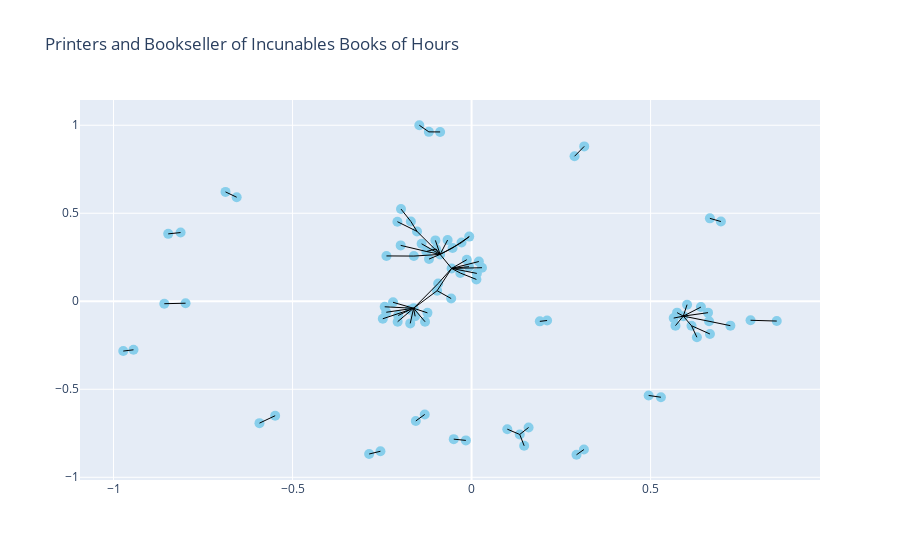

Source (notebook cell):
### Markdown cell above
Creating an interactive graph

### Code cell
import plotly
import plotly.express as px
import plotly.io as pio
from plotly.subplots import make_subplots
import plotly.graph_objects as go
print("plotly : ", plotly.__version__)


# Compute node positions using the spring layout algorithm
pos = nx.spring_layout(G)

# Create a Plotly figure
fig = go.Figure()

# Add nodes to the figure using go.Scatter
for node, (x, y) in pos.items():
    fig.add_trace(go.Scatter(
        x=[x],
        y=[y],
        mode='markers',
        marker=dict(size=10, color='skyblue'),
        text=node,
        hoverinfo='text'
    ))

# Add edges to the figure using go.Scatter
for edge in G.edges():
    x0, y0 = pos[edge[0]]
    x1, y1 = pos[edge[1]]

    fig.add_trace(go.Scatter(
        x=[x0, x1, None],
        y=[y0, y1, None],
        mode='lines',
        line=dict(color='black', width=1),
        hoverinfo='none'
    ))

# Set layout options
fig.update_layout(
    showlegend=False,
    title='Printers and Bookseller of Incunables Books of Hours',
    hovermode='closest'
)

# Show the figure
fig.show()


# Write the figure to an HTML file
pio.write_html(fig, file='GW-Printers-Booksellers-interactive_network_graph.html')

### Figure 1 — Plotly figure (JSON) as saved in the notebook; plotly's stock layout.template omitted (floating-point values rounded to 4 significant figures)
{"data": [{"hoverinfo": "text", "marker": {"color": "skyblue", "size": 10}, "mode": "markers", "text": "Julian Notary, Jean Barbier und I. H.", "type": "scatter", "x": [0.8524], "y": [-0.1124]}, {"hoverinfo": "text", "marker": {"color": "skyblue", "size": 10}, "mode": "markers", "text": "Wynkyn de Worde", "type": "scatter", "x": [0.7792], "y": [-0.108]}, {"hoverinfo": "text", "marker": {"color": "skyblue", "size": 10}, "mode": "markers", "text": "Nicolaus de Benedictis", "type": "scatter", "x": [-0.08785], "y": [0.962]}, {"hoverinfo": "text", "marker": {"color": "skyblue", "size": 10}, "mode": "markers", "text": "Boninus de Boninis", "type": "scatter", "x": [-0.1193], "y": [0.9624]}, {"hoverinfo": "text", "marker": {"color": "skyblue", "size": 10}, "mode": "markers", "text": "Jacobinus Suigus und Nicolaus de Benedictis", "type": "scatter", "x": [-0.1459], "y": [1]}, {"hoverinfo": "text", "marker": {"color": "skyblue", "size": 10}, "mode": "markers", "text": "Martin von Amsterdam", "type": "scatter", "x": [0.6656], "y": [0.4709]}, {"hoverinfo": "text", "marker": {"color": "skyblue", "size": 10}, "mode": "markers", "text": "Andreas Ihyracensis", "type": "scatter", "x": [0.6964], "y": [0.453]}, {"hoverinfo": "text", "marker": {"color": "skyblue", "size": 10}, "mode": "markers", "text": "Christian Preller", "type": "scatter", "x": [-0.8127], "y": [0.3903]}, {"hoverinfo": "text", "marker": {"color": "skyblue", "size": 10}, "mode": "markers", "text": "Antoine Gontier", "type": "scatter", "x": [-0.8473], "y": [0.383]}, {"hoverinfo": "text", "marker": {"color": "skyblue", "size": 10}, "mode": "markers", "text": "Friedrich Peypus", "type": "scatter", "x": [0.2876], "y": [0.8239]}, {"hoverinfo": "text", "marker": {"color": "skyblue", "size": 10}, "mode": "markers", "text": "Johann Koberger", "type": "scatter", "x": [0.3147], "y": [0.8799]}, {"hoverinfo": "text", "marker": {"color": "skyblue", "size": 10}, "mode": "markers", "text": "Guillaume Anabat", "type": "scatter", "x": [-0.9729], "y": [-0.2828]}, {"hoverinfo": "text", "marker": {"color": "skyblue", "size": 10}, "mode": "markers", "text": "Gilles und Germain Hardouyn", "type": "scatter", "x": [-0.9442], "y": [-0.2758]}, {"hoverinfo": "text", "marker": {"color": "skyblue", "size": 10}, "mode": "markers", "text": "André Bocard", "type": "scatter", "x": [-0.05299], "y": [0.3026]}, {"hoverinfo": "text", "marker": {"color": "skyblue", "size": 10}, "mode": "markers", "text": "Antoine Vérard(?)", "type": "scatter", "x": [-0.006484], "y": [0.3673]}, {"hoverinfo": "text", "marker": {"color": "skyblue", "size": 10}, "mode": "markers", "text": "André Bocard(?)", "type": "scatter", "x": [-0.06695], "y": [0.3479]}, {"hoverinfo": "text", "marker": {"color": "skyblue", "size": 10}, "mode": "markers", "text": "Antoine Vérard", "type": "scatter", "x": [-0.08776], "y": [0.2663]}, {"hoverinfo": "text", "marker": {"color": "skyblue", "size": 10}, "mode": "markers", "text": "Antoine Caillaut", "type": "scatter", "x": [-0.09917], "y": [0.2971]}, {"hoverinfo": "text", "marker": {"color": "skyblue", "size": 10}, "mode": "markers", "text": "Antoine Chappiel", "type": "scatter", "x": [-0.5924], "y": [-0.6924]}, {"hoverinfo": "text", "marker": {"color": "skyblue", "size": 10}, "mode": "markers", "text": "Germain Hardouyn", "type": "scatter", "x": [-0.5485], "y": [-0.65]}, {"hoverinfo": "text", "marker": {"color": "skyblue", "size": 10}, "mode": "markers", "text": "Jean Du Pré", "type": "scatter", "x": [-0.1263], "y": [0.2829]}, {"hoverinfo": "text", "marker": {"color": "skyblue", "size": 10}, "mode": "markers", "text": "Denis Meslier", "type": "scatter", "x": [-0.198], "y": [0.3175]}, {"hoverinfo": "text", "marker": {"color": "skyblue", "size": 10}, "mode": "markers", "text": "Ulrich Gering und Berthold Remboldt", "type": "scatter", "x": [-0.2479], "y": [-0.09931]}, {"hoverinfo": "text", "marker": {"color": "skyblue", "size": 10}, "mode": "markers", "text": "Simon Vostre", "type": "scatter", "x": [-0.1725], "y": [-0.04831]}, {"hoverinfo": "text", "marker": {"color": "skyblue", "size": 10}, "mode": "markers", "text": "Johann Higman", "type": "scatter", "x": [-0.1308], "y": [-0.6431]}, {"hoverinfo": "text", "marker": {"color": "skyblue", "size": 10}, "mode": "markers", "text": "Willem Houtmaert in Antwerpen", "type": "scatter", "x": [-0.1557], "y": [-0.6799]}, {"hoverinfo": "text", "marker": {"color": "skyblue", "size": 10}, "mode": "markers", "text": "Nicolas Higman", "type": "scatter", "x": [-0.205], "y": [-0.08083]}, {"hoverinfo": "text", "marker": {"color": "skyblue", "size": 10}, "mode": "markers", "text": "Etienne Jehannot", "type": "scatter", "x": [-0.0557], "y": [0.1866]}, {"hoverinfo": "text", "marker": {"color": "skyblue", "size": 10}, "mode": "markers", "text": "Johannes de Campis in Cambrai", "type": "scatter", "x": [0.02907], "y": [0.1908]}, {"hoverinfo": "text", "marker": {"color": "skyblue", "size": 10}, "mode": "markers", "text": "Pierre Regnault in Caen", "type": "scatter", "x": [-0.09321], "y": [0.1013]}, {"hoverinfo": "text", "marker": {"color": "skyblue", "size": 10}, "mode": "markers", "text": "Jean Petit", "type": "scatter", "x": [0.02039], "y": [0.2258]}, {"hoverinfo": "text", "marker": {"color": "skyblue", "size": 10}, "mode": "markers", "text": "Denis Roce", "type": "scatter", "x": [-0.00704], "y": [0.1965]}, {"hoverinfo": "text", "marker": {"color": "skyblue", "size": 10}, "mode": "markers", "text": "die Brüder de Marnef", "type": "scatter", "x": [-0.0962], "y": [0.05991]}, {"hoverinfo": "text", "marker": {"color": "skyblue", "size": 10}, "mode": "markers", "text": "Pierre Pasquier", "type": "scatter", "x": [0.01475], "y": [0.1583]}, {"hoverinfo": "text", "marker": {"color": "skyblue", "size": 10}, "mode": "markers", "text": "Jean Poitevin", "type": "scatter", "x": [-0.0315], "y": [0.1605]}, {"hoverinfo": "text", "marker": {"color": "skyblue", "size": 10}, "mode": "markers", "text": "Gilles Hardouyn", "type": "scatter", "x": [-0.01336], "y": [0.2362]}, {"hoverinfo": "text", "marker": {"color": "skyblue", "size": 10}, "mode": "markers", "text": "Jean Jehannot", "type": "scatter", "x": [0.2931], "y": [-0.872]}, {"hoverinfo": "text", "marker": {"color": "skyblue", "size": 10}, "mode": "markers", "text": "Nicolaus Lecomte", "type": "scatter", "x": [0.3138], "y": [-0.8424]}, {"hoverinfo": "text", "marker": {"color": "skyblue", "size": 10}, "mode": "markers", "text": "Thielmann Kerver", "type": "scatter", "x": [0.5913], "y": [-0.0845]}, {"hoverinfo": "text", "marker": {"color": "skyblue", "size": 10}, "mode": "markers", "text": "Robert Macé in Caen", "type": "scatter", "x": [0.6633], "y": [-0.1136]}, {"hoverinfo": "text", "marker": {"color": "skyblue", "size": 10}, "mode": "markers", "text": "Gilles Remacle", "type": "scatter", "x": [0.574], "y": [-0.06453]}, {"hoverinfo": "text", "marker": {"color": "skyblue", "size": 10}, "mode": "markers", "text": "Hugues Pageot in Dijon", "type": "scatter", "x": [0.6019], "y": [-0.01939]}, {"hoverinfo": "text", "marker": {"color": "skyblue", "size": 10}, "mode": "markers", "text": "Guillaume Eustace", "type": "scatter", "x": [0.5646], "y": [-0.09555]}, {"hoverinfo": "text", "marker": {"color": "skyblue", "size": 10}, "mode": "markers", "text": "Jean Petit in Paris und Pierre Cochery in Le Mans", "type": "scatter", "x": [0.5695], "y": [-0.1384]}, {"hoverinfo": "text", "marker": {"color": "skyblue", "size": 10}, "mode": "markers", "text": "Gauche Preta in Châlons", "type": "scatter", "x": [0.6604], "y": [-0.06473]}, {"hoverinfo": "text", "marker": {"color": "skyblue", "size": 10}, "mode": "markers", "text": "sich selbst, Gilles Remacle und Guillaume Eustace", "type": "scatter", "x": [0.6406], "y": [-0.03304]}, {"hoverinfo": "text", "marker": {"color": "skyblue", "size": 10}, "mode": "markers", "text": "Pierre Le Dru und Etienne Jehannot", "type": "scatter", "x": [-0.2545], "y": [-0.8521]}, {"hoverinfo": "text", "marker": {"color": "skyblue", "size": 10}, "mode": "markers", "text": "Robin Challot", "type": "scatter", "x": [-0.286], "y": [-0.8677]}, {"hoverinfo": "text", "marker": {"color": "skyblue", "size": 10}, "mode": "markers", "text": "Pierre Le Dru(?)", "type": "scatter", "x": [0.01348], "y": [0.1241]}, {"hoverinfo": "text", "marker": {"color": "skyblue", "size": 10}, "mode": "markers", "text": "Guillaume Le Rouge", "type": "scatter", "x": [-0.1011], "y": [0.3458]}, {"hoverinfo": "text", "marker": {"color": "skyblue", "size": 10}, "mode": "markers", "text": "Pierre Le Rouge(?)", "type": "scatter", "x": [-0.1188], "y": [0.2398]}, {"hoverinfo": "text", "marker": {"color": "skyblue", "size": 10}, "mode": "markers", "text": "Pierre Le Rouge", "type": "scatter", "x": [-0.01589], "y": [-0.7904]}, {"hoverinfo": "text", "marker": {"color": "skyblue", "size": 10}, "mode": "markers", "text": "Vincent Commin", "type": "scatter", "x": [-0.04973], "y": [-0.7833]}, {"hoverinfo": "text", "marker": {"color": "skyblue", "size": 10}, "mode": "markers", "text": "Pierre Levet", "type": "scatter", "x": [-0.1395], "y": [0.3265]}, {"hoverinfo": "text", "marker": {"color": "skyblue", "size": 10}, "mode": "markers", "text": "Guy Marchant", "type": "scatter", "x": [-0.028], "y": [0.3335]}, {"hoverinfo": "text", "marker": {"color": "skyblue", "size": 10}, "mode": "markers", "text": "Jean Morand(?)", "type": "scatter", "x": [-0.1612], "y": [0.2568]}, {"hoverinfo": "text", "marker": {"color": "skyblue", "size": 10}, "mode": "markers", "text": "Jean de Coulonces bzw. Robin Challot", "type": "scatter", "x": [-0.2377], "y": [0.2576]}, {"hoverinfo": "text", "marker": {"color": "skyblue", "size": 10}, "mode": "markers", "text": "Jean Morand", "type": "scatter", "x": [-0.1523], "y": [0.3968]}, {"hoverinfo": "text", "marker": {"color": "skyblue", "size": 10}, "mode": "markers", "text": "Geoffroi de Marnef", "type": "scatter", "x": [-0.1695], "y": [0.4534]}, {"hoverinfo": "text", "marker": {"color": "skyblue", "size": 10}, "mode": "markers", "text": "Enguilbert de Marnef und Jean Alexandre", "type": "scatter", "x": [-0.2071], "y": [0.4521]}, {"hoverinfo": "text", "marker": {"color": "skyblue", "size": 10}, "mode": "markers", "text": "Johann Philippi", "type": "scatter", "x": [0.6143], "y": [-0.139]}, {"hoverinfo": "text", "marker": {"color": "skyblue", "size": 10}, "mode": "markers", "text": "Thielmann Kerver in Paris und Jean Richard in Rouen", "type": "scatter", "x": [0.6658], "y": [-0.1859]}, {"hoverinfo": "text", "marker": {"color": "skyblue", "size": 10}, "mode": "markers", "text": "Jacques Bezanceau in Poitiers und Thielmann Kerver in Paris", "type": "scatter", "x": [0.6294], "y": [-0.2044]}, {"hoverinfo": "text", "marker": {"color": "skyblue", "size": 10}, "mode": "markers", "text": "Philippe Pigouchet", "type": "scatter", "x": [-0.162], "y": [-0.03973]}, {"hoverinfo": "text", "marker": {"color": "skyblue", "size": 10}, "mode": "markers", "text": "Philippe Pigouchet z.T.", "type": "scatter", "x": [-0.05692], "y": [0.01544]}, {"hoverinfo": "text", "marker": {"color": "skyblue", "size": 10}, "mode": "markers", "text": "sich selbst und die Brüder de Marnef", "type": "scatter", "x": [-0.2382], "y": [-0.06241]}, {"hoverinfo": "text", "marker": {"color": "skyblue", "size": 10}, "mode": "markers", "text": "Toussaint de Montjay", "type": "scatter", "x": [-0.1232], "y": [-0.06582]}, {"hoverinfo": "text", "marker": {"color": "skyblue", "size": 10}, "mode": "markers", "text": "Jean Richard in Rouen", "type": "scatter", "x": [-0.2426], "y": [-0.03138]}, {"hoverinfo": "text", "marker": {"color": "skyblue", "size": 10}, "mode": "markers", "text": "Jean Du Bois in Auxerre(?)", "type": "scatter", "x": [-0.13], "y": [-0.1162]}, {"hoverinfo": "text", "marker": {"color": "skyblue", "size": 10}, "mode": "markers", "text": "Macé Panthoul in Troyes", "type": "scatter", "x": [-0.1576], "y": [-0.08547]}, {"hoverinfo": "text", "marker": {"color": "skyblue", "size": 10}, "mode": "markers", "text": "Jean Magdalene in Metz", "type": "scatter", "x": [-0.2064], "y": [-0.1159]}, {"hoverinfo": "text", "marker": {"color": "skyblue", "size": 10}, "mode": "markers", "text": "Jean Lagache in Arras", "type": "scatter", "x": [-0.1713], "y": [-0.1257]}, {"hoverinfo": "text", "marker": {"color": "skyblue", "size": 10}, "mode": "markers", "text": "Narcisse Bruno", "type": "scatter", "x": [-0.2193], "y": [-0.005867]}, {"hoverinfo": "text", "marker": {"color": "skyblue", "size": 10}, "mode": "markers", "text": "Georg Wolff und Thielmann Kerver", "type": "scatter", "x": [-0.1971], "y": [0.5239]}, {"hoverinfo": "text", "marker": {"color": "skyblue", "size": 10}, "mode": "markers", "text": "Jacques Le Forestier", "type": "scatter", "x": [0.7229], "y": [-0.1386]}, {"hoverinfo": "text", "marker": {"color": "skyblue", "size": 10}, "mode": "markers", "text": "Peter Hagembach und Leonhard Hutz", "type": "scatter", "x": [0.4946], "y": [-0.5351]}, {"hoverinfo": "text", "marker": {"color": "skyblue", "size": 10}, "mode": "markers", "text": "Jacobus de Villa", "type": "scatter", "x": [0.5289], "y": [-0.5452]}, {"hoverinfo": "text", "marker": {"color": "skyblue", "size": 10}, "mode": "markers", "text": "Johann Emerich", "type": "scatter", "x": [0.1907], "y": [-0.1141]}, {"hoverinfo": "text", "marker": {"color": "skyblue", "size": 10}, "mode": "markers", "text": "Lucantonio Giunta", "type": "scatter", "x": [0.2109], "y": [-0.1093]}, {"hoverinfo": "text", "marker": {"color": "skyblue", "size": 10}, "mode": "markers", "text": "Johann Hamann", "type": "scatter", "x": [0.1345], "y": [-0.7567]}, {"hoverinfo": "text", "marker": {"color": "skyblue", "size": 10}, "mode": "markers", "text": "Gerard Barrevelt und Frederick Egmondt", "type": "scatter", "x": [0.1469], "y": [-0.821]}, {"hoverinfo": "text", "marker": {"color": "skyblue", "size": 10}, "mode": "markers", "text": "Johann Volkarth", "type": "scatter", "x": [0.1592], "y": [-0.7171]}, {"hoverinfo": "text", "marker": {"color": "skyblue", "size": 10}, "mode": "markers", "text": "Octavianus Scotus", "type": "scatter", "x": [0.0998], "y": [-0.7266]}, {"hoverinfo": "text", "marker": {"color": "skyblue", "size": 10}, "mode": "markers", "text": "Nicolas Jenson", "type": "scatter", "x": [-0.6872], "y": [0.6213]}, {"hoverinfo": "text", "marker": {"color": "skyblue", "size": 10}, "mode": "markers", "text": "? Raphael Zovenzonius", "type": "scatter", "x": [-0.6561], "y": [0.5912]}, {"hoverinfo": "text", "marker": {"color": "skyblue", "size": 10}, "mode": "markers", "text": "Andreas Torresanus", "type": "scatter", "x": [-0.7988], "y": [-0.01105]}, {"hoverinfo": "text", "marker": {"color": "skyblue", "size": 10}, "mode": "markers", "text": "Johann von Köln, Nicolas Jenson und Genossen", "type": "scatter", "x": [-0.8582], "y": [-0.01386]}, {"hoverinfo": "none", "line": {"color": "black", "width": 1}, "mode": "lines", "type": "scatter", "x": [0.8524, 0.7792, null], "y": [-0.1124, -0.108, null]}, {"hoverinfo": "none", "line": {"color": "black", "width": 1}, "mode": "lines", "type": "scatter", "x": [-0.08785, -0.1193, null], "y": [0.962, 0.9624, null]}, {"hoverinfo": "none", "line": {"color": "black", "width": 1}, "mode": "lines", "type": "scatter", "x": [-0.1193, -0.1459, null], "y": [0.9624, 1, null]}, {"hoverinfo": "none", "line": {"color": "black", "width": 1}, "mode": "lines", "type": "scatter", "x": [0.6656, 0.6964, null], "y": [0.4709, 0.453, null]}, {"hoverinfo": "none", "line": {"color": "black", "width": 1}, "mode": "lines", "type": "scatter", "x": [-0.8127, -0.8473, null], "y": [0.3903, 0.383, null]}, {"hoverinfo": "none", "line": {"color": "black", "width": 1}, "mode": "lines", "type": "scatter", "x": [0.2876, 0.3147, null], "y": [0.8239, 0.8799, null]}, {"hoverinfo": "none", "line": {"color": "black", "width": 1}, "mode": "lines", "type": "scatter", "x": [-0.9729, -0.9442, null], "y": [-0.2828, -0.2758, null]}, {"hoverinfo": "none", "line": {"color": "black", "width": 1}, "mode": "lines", "type": "scatter", "x": [-0.05299, -0.006484, null], "y": [0.3026, 0.3673, null]}, {"hoverinfo": "none", "line": {"color": "black", "width": 1}, "mode": "lines", "type": "scatter", "x": [-0.05299, -0.08776, null], "y": [0.3026, 0.2663, null]}, {"hoverinfo": "none", "line": {"color": "black", "width": 1}, "mode": "lines", "type": "scatter", "x": [-0.006484, -0.028, null], "y": [0.3673, 0.3335, null]}, {"hoverinfo": "none", "line": {"color": "black", "width": 1}, "mode": "lines", "type": "scatter", "x": [-0.06695, -0.08776, null], "y": [0.3479, 0.2663, null]}, {"hoverinfo": "none", "line": {"color": "black", "width": 1}, "mode": "lines", "type": "scatter", "x": [-0.08776, -0.09917, null], "y": [0.2663, 0.2971, null]}, {"hoverinfo": "none", "line": {"color": "black", "width": 1}, "mode": "lines", "type": "scatter", "x": [-0.08776, -0.1263, null], "y": [0.2663, 0.2829, null]}, {"hoverinfo": "none", "line": {"color": "black", "width": 1}, "mode": "lines", "type": "scatter", "x": [-0.08776, -0.0557, null], "y": [0.2663, 0.1866, null]}, {"hoverinfo": "none", "line": {"color": "black", "width": 1}, "mode": "lines", "type": "scatter", "x": [-0.08776, -0.1011, null], "y": [0.2663, 0.3458, null]}, {"hoverinfo": "none", "line": {"color": "black", "width": 1}, "mode": "lines", "type": "scatter", "x": [-0.08776, -0.1188, null], "y": [0.2663, 0.2398, null]}, {"hoverinfo": "none", "line": {"color": "black", "width": 1}, "mode": "lines", "type": "scatter", "x": [-0.08776, -0.1395, null], "y": [0.2663, 0.3265, null]}, {"hoverinfo": "none", "line": {"color": "black", "width": 1}, "mode": "lines", "type": "scatter", "x": [-0.08776, -0.028, null], "y": [0.2663, 0.3335, null]}, {"hoverinfo": "none", "line": {"color": "black", "width": 1}, "mode": "lines", "type": "scatter", "x": [-0.08776, -0.1612, null], "y": [0.2663, 0.2568, null]}, {"hoverinfo": "none", "line": {"color": "black", "width": 1}, "mode": "lines", "type": "scatter", "x": [-0.08776, -0.1523, null], "y": [0.2663, 0.3968, null]}, {"hoverinfo": "none", "line": {"color": "black", "width": 1}, "mode": "lines", "type": "scatter", "x": [-0.09917, -0.1263, null], "y": [0.2971, 0.2829, null]}, {"hoverinfo": "none", "line": {"color": "black", "width": 1}, "mode": "lines", "type": "scatter", "x": [-0.5924, -0.5485, null], "y": [-0.6924, -0.65, null]}, {"hoverinfo": "none", "line": {"color": "black", "width": 1}, "mode": "lines", "type": "scatter", "x": [-0.1263, -0.198, null], "y": [0.2829, 0.3175, null]}, {"hoverinfo": "none", "line": {"color": "black", "width": 1}, "mode": "lines", "type": "scatter", "x": [-0.2479, -0.1725, null], "y": [-0.09931, -0.04831, null]}, {"hoverinfo": "none", "line": {"color": "black", "width": 1}, "mode": "lines", "type": "scatter", "x": [-0.1725, -0.205, null], "y": [-0.04831, -0.08083, null]}, {"hoverinfo": "none", "line": {"color": "black", "width": 1}, "mode": "lines", "type": "scatter", "x": [-0.1725, -0.162, null], "y": [-0.04831, -0.03973, null]}, {"hoverinfo": "none", "line": {"color": "black", "width": 1}, "mode": "lines", "type": "scatter", "x": [-0.1308, -0.1557, null], "y": [-0.6431, -0.6799, null]}, {"hoverinfo": "none", "line": {"color": "black", "width": 1}, "mode": "lines", "type": "scatter", "x": [-0.0557, 0.02907, null], "y": [0.1866, 0.1908, null]}, {"hoverinfo": "none", "line": {"color": "black", "width": 1}, "mode": "lines", "type": "scatter", "x": [-0.0557, -0.09321, null], "y": [0.1866, 0.1013, null]}, {"hoverinfo": "none", "line": {"color": "black", "width": 1}, "mode": "lines", "type": "scatter", "x": [-0.0557, 0.02039, null], "y": [0.1866, 0.2258, null]}, {"hoverinfo": "none", "line": {"color": "black", "width": 1}, "mode": "lines", "type": "scatter", "x": [-0.0557, -0.00704, null], "y": [0.1866, 0.1965, null]}, {"hoverinfo": "none", "line": {"color": "black", "width": 1}, "mode": "lines", "type": "scatter", "x": [-0.0557, -0.0962, null], "y": [0.1866, 0.05991, null]}, {"hoverinfo": "none", "line": {"color": "black", "width": 1}, "mode": "lines", "type": "scatter", "x": [-0.0557, 0.01475, null], "y": [0.1866, 0.1583, null]}, {"hoverinfo": "none", "line": {"color": "black", "width": 1}, "mode": "lines", "type": "scatter", "x": [-0.0557, -0.0315, null], "y": [0.1866, 0.1605, null]}, {"hoverinfo": "none", "line": {"color": "black", "width": 1}, "mode": "lines", "type": "scatter", "x": [-0.0557, -0.01336, null], "y": [0.1866, 0.2362, null]}, {"hoverinfo": "none", "line": {"color": "black", "width": 1}, "mode": "lines", "type": "scatter", "x": [-0.09321, -0.162, null], "y": [0.1013, -0.03973, null]}, {"hoverinfo": "none", "line": {"color": "black", "width": 1}, "mode": "lines", "type": "scatter", "x": [-0.0962, -0.162, null], "y": [0.05991, -0.03973, null]}, {"hoverinfo": "none", "line": {"color": "black", "width": 1}, "mode": "lines", "type": "scatter", "x": [-0.0962, -0.05692, null], "y": [0.05991, 0.01544, null]}, {"hoverinfo": "none", "line": {"color": "black", "width": 1}, "mode": "lines", "type": "scatter", "x": [-0.0315, 0.01348, null], "y": [0.1605, 0.1241, null]}, {"hoverinfo": "none", "line": {"color": "black", "width": 1}, "mode": "lines", "type": "scatter", "x": [0.2931, 0.3138, null], "y": [-0.872, -0.8424, null]}, {"hoverinfo": "none", "line": {"color": "black", "width": 1}, "mode": "lines", "type": "scatter", "x": [0.5913, 0.6633, null], "y": [-0.0845, -0.1136, null]}, {"hoverinfo": "none", "line": {"color": "black", "width": 1}, "mode": "lines", "type": "scatter", "x": [0.5913, 0.574, null], "y": [-0.0845, -0.06453, null]}, {"hoverinfo": "none", "line": {"color": "black", "width": 1}, "mode": "lines", "type": "scatter", "x": [0.5913, 0.6019, null], "y": [-0.0845, -0.01939, null]}, {"hoverinfo": "none", "line": {"color": "black", "width": 1}, "mode": "lines", "type": "scatter", "x": [0.5913, 0.5646, null], "y": [-0.0845, -0.09555, null]}, {"hoverinfo": "none", "line": {"color": "black", "width": 1}, "mode": "lines", "type": "scatter", "x": [0.5913, 0.5695, null], "y": [-0.0845, -0.1384, null]}, {"hoverinfo": "none", "line": {"color": "black", "width": 1}, "mode": "lines", "type": "scatter", "x": [0.5913, 0.6604, null], "y": [-0.0845, -0.06473, null]}, {"hoverinfo": "none", "line": {"color": "black", "width": 1}, "mode": "lines", "type": "scatter", "x": [0.5913, 0.6406, null], "y": [-0.0845, -0.03304, null]}, {"hoverinfo": "none", "line": {"color": "black", "width": 1}, "mode": "lines", "type": "scatter", "x": [0.5913, 0.6143, null], "y": [-0.0845, -0.139, null]}, {"hoverinfo": "none", "line": {"color": "black", "width": 1}, "mode": "lines", "type": "scatter", "x": [0.6633, 0.7229, null], "y": [-0.1136, -0.1386, null]}, {"hoverinfo": "none", "line": {"color": "black", "width": 1}, "mode": "lines", "type": "scatter", "x": [-0.2545, -0.286, null], "y": [-0.8521, -0.8677, null]}, {"hoverinfo": "none", "line": {"color": "black", "width": 1}, "mode": "lines", "type": "scatter", "x": [-0.01589, -0.04973, null], "y": [-0.7904, -0.7833, null]}, {"hoverinfo": "none", "line": {"color": "black", "width": 1}, "mode": "lines", "type": "scatter", "x": [-0.1612, -0.2377, null], "y": [0.2568, 0.2576, null]}, {"hoverinfo": "none", "line": {"color": "black", "width": 1}, "mode": "lines", "type": "scatter", "x": [-0.1523, -0.1695, null], "y": [0.3968, 0.4534, null]}, {"hoverinfo": "none", "line": {"color": "black", "width": 1}, "mode": "lines", "type": "scatter", "x": [-0.1523, -0.2071, null], "y": [0.3968, 0.4521, null]}, {"hoverinfo": "none", "line": {"color": "black", "width": 1}, "mode": "lines", "type": "scatter", "x": [-0.1695, -0.1971, null], "y": [0.4534, 0.5239, null]}, {"hoverinfo": "none", "line": {"color": "black", "width": 1}, "mode": "lines", "type": "scatter", "x": [0.6143, 0.6658, null], "y": [-0.139, -0.1859, null]}, {"hoverinfo": "none", "line": {"color": "black", "width": 1}, "mode": "lines", "type": "scatter", "x": [0.6143, 0.6294, null], "y": [-0.139, -0.2044, null]}, {"hoverinfo": "none", "line": {"color": "black", "width": 1}, "mode": "lines", "type": "scatter", "x": [-0.162, -0.2382, null], "y": [-0.03973, -0.06241, null]}, {"hoverinfo": "none", "line": {"color": "black", "width": 1}, "mode": "lines", "type": "scatter", "x": [-0.162, -0.1232, null], "y": [-0.03973, -0.06582, null]}, {"hoverinfo": "none", "line": {"color": "black", "width": 1}, "mode": "lines", "type": "scatter", "x": [-0.162, -0.2426, null], "y": [-0.03973, -0.03138, null]}, {"hoverinfo": "none", "line": {"color": "black", "width": 1}, "mode": "lines", "type": "scatter", "x": [-0.162, -0.13, null], "y": [-0.03973, -0.1162, null]}, {"hoverinfo": "none", "line": {"color": "black", "width": 1}, "mode": "lines", "type": "scatter", "x": [-0.162, -0.1576, null], "y": [-0.03973, -0.08547, null]}, {"hoverinfo": "none", "line": {"color": "black", "width": 1}, "mode": "lines", "type": "scatter", "x": [-0.162, -0.2064, null], "y": [-0.03973, -0.1159, null]}, {"hoverinfo": "none", "line": {"color": "black", "width": 1}, "mode": "lines", "type": "scatter", "x": [-0.162, -0.1713, null], "y": [-0.03973, -0.1257, null]}, {"hoverinfo": "none", "line": {"color": "black", "width": 1}, "mode": "lines", "type": "scatter", "x": [-0.162, -0.2193, null], "y": [-0.03973, -0.005867, null]}, {"hoverinfo": "none", "line": {"color": "black", "width": 1}, "mode": "lines", "type": "scatter", "x": [0.4946, 0.5289, null], "y": [-0.5351, -0.5452, null]}, {"hoverinfo": "none", "line": {"color": "black", "width": 1}, "mode": "lines", "type": "scatter", "x": [0.1907, 0.2109, null], "y": [-0.1141, -0.1093, null]}, {"hoverinfo": "none", "line": {"color": "black", "width": 1}, "mode": "lines", "type": "scatter", "x": [0.1345, 0.1469, null], "y": [-0.7567, -0.821, null]}, {"hoverinfo": "none", "line": {"color": "black", "width": 1}, "mode": "lines", "type": "scatter", "x": [0.1345, 0.1592, null], "y": [-0.7567, -0.7171, null]}, {"hoverinfo": "none", "line": {"color": "black", "width": 1}, "mode": "lines", "type": "scatter", "x": [0.1345, 0.0998, null], "y": [-0.7567, -0.7266, null]}, {"hoverinfo": "none", "line": {"color": "black", "width": 1}, "mode": "lines", "type": "scatter", "x": [-0.6872, -0.6561, null], "y": [0.6213, 0.5912, null]}, {"hoverinfo": "none", "line": {"color": "black", "width": 1}, "mode": "lines", "type": "scatter", "x": [-0.7988, -0.8582, null], "y": [-0.01105, -0.01386, null]}], "layout": {"hovermode": "closest", "showlegend": false, "title": {"text": "Printers and Bookseller of Incunables Books of Hours"}}}
